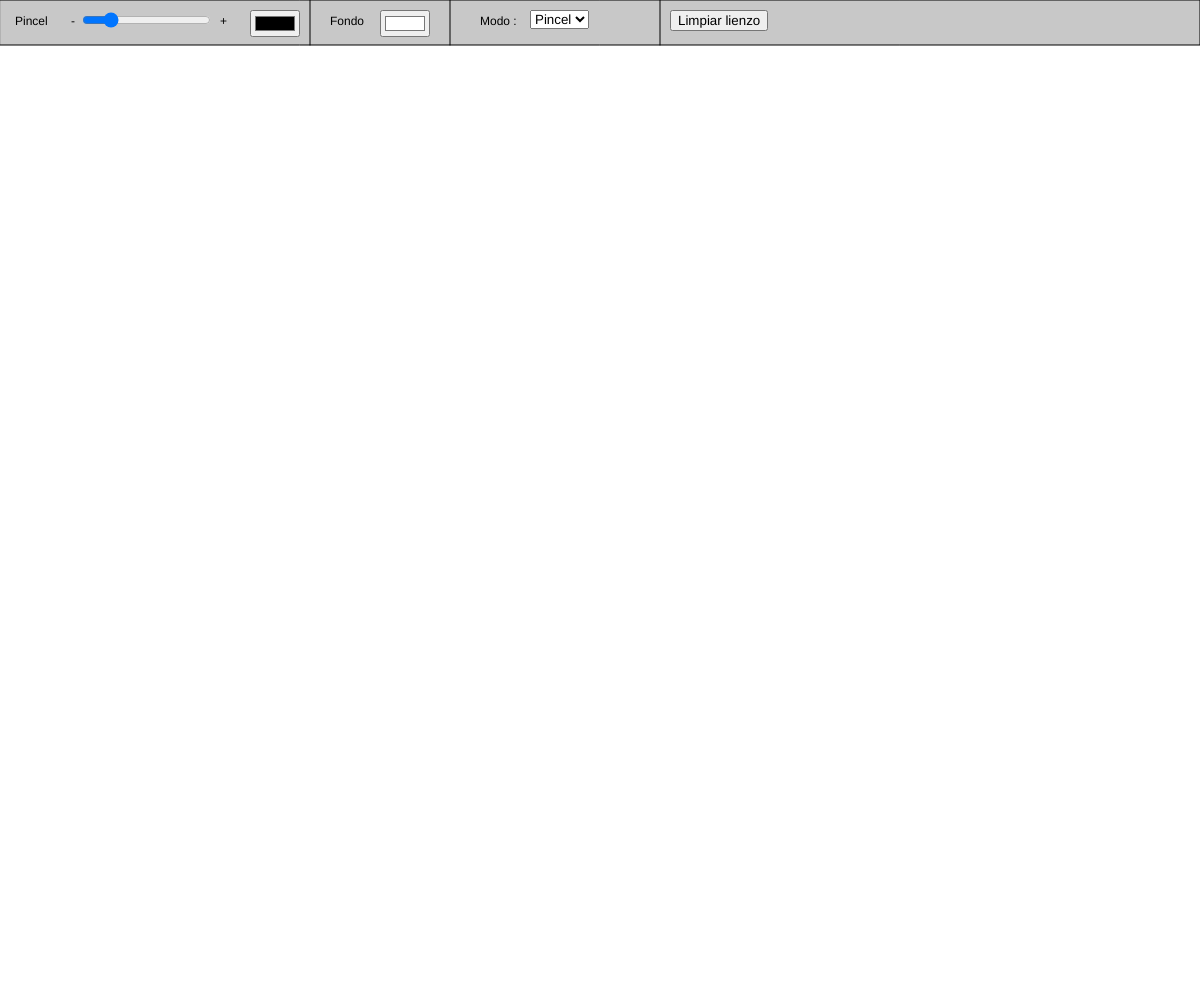
Frame 1 (no input)
Frame 60 (no input): identical to frame 1, image omitted
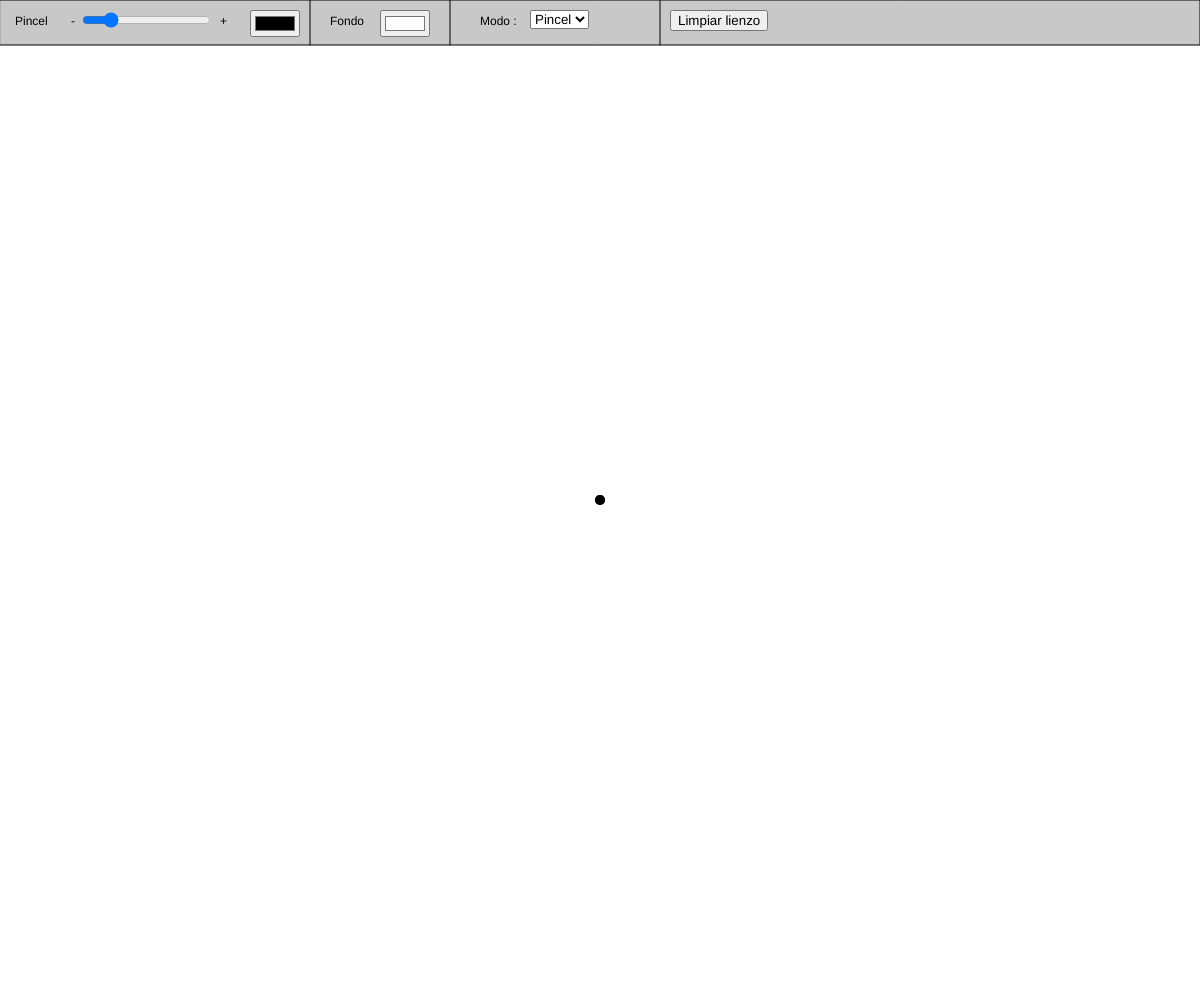
Frame 120 (the mouse pressed at the canvas centre since frame 60)

The p5.js sketch that drew these frames (run headless with seeded random() and noise() and a simulated clock; from frame 60 on, the mouse is pressed at the canvas centre):

// p5.js sketch
// ── sketch.js

var img;
var imgClone;
 
var mk;
var drawMode
var formRefX
var formRefY
var formMouseX
var formMouseY
function setup() {
  createCanvas(max(windowWidth,800),max(windowHeight,445));
  img = createGraphics(width, height);
  mk = createGraphics(width, height);
  
  sel = createSelect();
  
  sel.option('Pincel');
  sel.option('Goma');
  sel.option('Linea');
  sel.option('Elipse');
  sel.selected('Pincel');
  sel.changed(drawMode);
  sel.position(530,10);

  clearButton = createButton('Limpiar lienzo');
  clearButton.mousePressed(() => img.clear());
  clearButton.position(670,10)
  
  brushSizeSlider = createSlider(1,50,10,0.5);
  brushSizeSlider.position(80,10);
  
  brushColorTable = createColorPicker('#000000');
  brushColorTable.position(250,10);
  
  backgroundColorTable = createColorPicker('#ffffff');
  backgroundColorTable.position(380,10);
  backgroundColorTable.changed(backgroundChange);
  background(backgroundColorTable.color())
  drawMode = 1
  formRefX = -1
  formRefY = -1
  formMouseX = -1
  formMouseY = -1
  
}


function draw() {
  if(drawMode === 1){
    mk.clear()
    drawPencil()     
  }
  if(drawMode === 2){ 
    mk.clear()
    drawEraser()
  }
  if(drawMode ===3 ){
    mk.clear()
    drawPointer()
    if(formRefX != -1)drawTempLine();
  }
  if(drawMode ===4 ){
    mk.clear()
    drawPointer()
    if(formRefX != -1)drawTempCircle();
    
  }
   if(keyIsPressed && key === '+'){
    if(brushSizeSlider.value() <= 45.5)brushSizeSlider.value(brushSizeSlider.value() +  0.5)
  }
  if(keyIsPressed && key === '-'){
    if(brushSizeSlider.value() >= 1.5)brushSizeSlider.value(brushSizeSlider.value() -  0.5)
  }
  
  background(backgroundColorTable.color())
  
  //( imgClone = img.get() ).mask( mk.get() );
  image(img, 0, 0);
  image(mk,0,0)
  drawInterface();

}

function drawInterface() {
  fill(200)
  rect(0,0,width,45)
  fill(0)
  text('Pincel       -',15,25)
  text('+',220,25)
  line(310,0,310,45)
  text('Fondo',330,25)
  line(450,0,450,45)
  text('Modo :',480,25)
  line(660,0,660,45)
}

function backgroundChange(){
  background(backgroundColorTable.color());
}

function mousePressed(){
  if(mouseY < 45) return
  if(mouseButton === LEFT && drawMode === 1) drawBrush(0);
  if(mouseButton === LEFT && drawMode === 2) drawBrush(2);
  if(mouseButton === LEFT  && (drawMode === 3 || drawMode === 4)){
    formRefX = mouseX
    formRefY = mouseY
  }
}

function mouseDragged() {
  if(mouseY < 45) return
  if(mouseButton === LEFT && drawMode === 1) drawBrush(1);
  if(mouseButton === LEFT && drawMode === 2) drawBrush(3);
  if(mouseButton === LEFT && (drawMode === 3 || drawMode === 4) ){
    /*if(formRefX === -1){
      formRefX = mouseX
      formRefY = mouseY
    }*/
  }
}

function mouseReleased(){
  mk.clear()
  if(drawMode === 3 && formRefX != -1){
    drawLine()
  }
  if(drawMode === 4 && formRefX != -1){
    drawCircle()
  }
  formRefX = -1
  formRefY = -1
  
}

function drawBrush(mode){
  if(mouseY > 0){
    push();
    switch(mode){
      case 0:
        img.fill(brushColorTable.color());
        img.strokeWeight(0)
        img.circle(mouseX,mouseY,brushSizeSlider.value())
        break;
      case 1:
        img.stroke(brushColorTable.color());
        img.strokeWeight(brushSizeSlider.value())
        img.line(pmouseX,pmouseY,mouseX,mouseY);
        break;
      case 2:
        img.erase()
        //img.fill(backgroundColorTable.color());
        
        img.strokeWeight(0)
        img.stroke(brushColorTable.color());
        img.circle(mouseX,mouseY,brushSizeSlider.value())
        img.noErase()
        break;
      case 3:
        img.erase()
        img.stroke(backgroundColorTable.color());
        img.strokeWeight(brushSizeSlider.value())
        img.line(pmouseX,pmouseY,mouseX,mouseY);
        img.noErase()
        break;
    }
    pop();
  }
}

function drawEraser(){
  mk.strokeWeight(1)
  mk.stroke(0);
  mk.fill(backgroundColorTable.color())
  mk.circle(mouseX,mouseY,brushSizeSlider.value())
}

function drawPencil(){
  mk.strokeWeight(0)
  mk.stroke(0);
  mk.fill(brushColorTable.color())
  mk.circle(mouseX,mouseY,brushSizeSlider.value())
}

function drawPointer(){
  mk.strokeWeight(1)
  mk.stroke(0);
  mk.line(mouseX-4,mouseY,mouseX + 4, mouseY)
  mk.line(mouseX,mouseY-4,mouseX , mouseY+ 4)
}

function drawTempLine(){
    mk.stroke(brushColorTable.color())
    mk.strokeWeight(brushSizeSlider.value())
    mk.line(formRefX,formRefY,mouseX,mouseY)
}

function drawLine(){
  img.stroke(brushColorTable.color())
  img.strokeWeight(brushSizeSlider.value())
  img.line(formRefX,formRefY,mouseX,mouseY)
}

function drawTempCircle(){
  mk.ellipseMode(CORNER)
  mk.strokeWeight(0)
  mk.stroke(0);
  var posX = formRefX
  var posY = formRefY
  if(formRefX - mouseX > 0)posX = mouseX
  if(formRefY - mouseY > 0)posY = mouseY
  mk.fill(brushColorTable.color())
  mk.ellipse(posX,posY,formRefX - mouseX ,formRefY - mouseY  )
}
function drawCircle(){
  img.ellipseMode(CORNER)
  img.strokeWeight(0)
  img.stroke(0);
  var posX = formRefX
  var posY = formRefY
  if(formRefX - mouseX > 0)posX = mouseX
  if(formRefY - mouseY > 0)posY = mouseY
  img.fill(brushColorTable.color())
  img.ellipse(posX,posY,formRefX - mouseX ,formRefY - mouseY  )
}

function keyReleased() {
  mk.clear()
  if(keyCode === BACKSPACE) img.clear()
  if(key === ' '){  
      formRefX = -1
      formRefY = -1

  }

}

function drawMode(){
  switch(sel.value()){
  case "Pincel": 
      drawMode = 1;
      mk.ellipseMode(CENTER)
      img.ellipseMode(CENTER)
      break;
    case "Goma": 
      drawMode = 2; 
      mk.ellipseMode(CENTER)
      img.ellipseMode(CENTER)
      break;
    case "Linea": 
      drawMode = 3; 
      mk.ellipseMode(CENTER)
      img.ellipseMode(CENTER)
      break;
    case 'Elipse': 
      drawMode = 4; 
      mk.ellipseMode(CORNER)
      img.ellipseMode(CORNER)
      break;
  }
}
